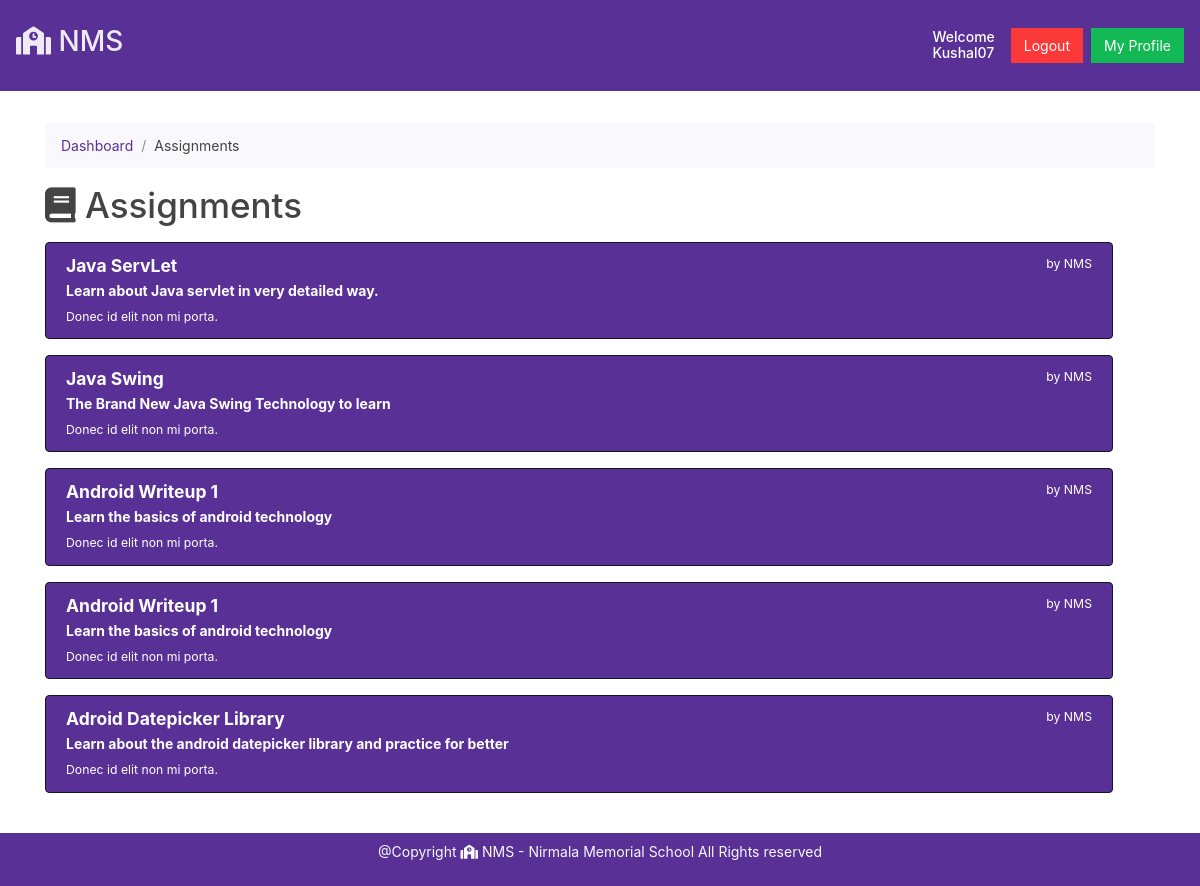
/student/assignments.php (signed in), run on the app's committed database.
### tables this page shows
CREATE TABLE `notes` (
  `notes_id` int(7) NOT NULL,
  `notes_title` varchar(255) NOT NULL,
  `notes_description` varchar(255) NOT NULL,
  `notes_file` varchar(255) NOT NULL,
  `notes_course_id` int(11) NOT NULL
);

### student/assignments.php (the view, shortened to what this page needs)
<!doctype html>
<html lang="en">
<head>
    <link href="https://cdn.jsdelivr.net/npm/bootstrap@5.0.0-beta1/dist/css/bootstrap.min.css" rel="stylesheet">
    <link rel="stylesheet" href="https://bootswatch.com/4/pulse/bootstrap.min.css">
    <link rel="stylesheet" href="https://pro.fontawesome.com/releases/v5.10.0/css/all.css" />
    <link rel="stylesheet" href="https://cdnjs.cloudflare.com/ajax/libs/animate.css/4.1.1/animate.min.css"/>
</head>
<body>
    <?php include "../partials/_dbconnect.php"; ?>
    <?php
    echo '  <nav class="navbar navbar-dark bg-primary">
        <a class="navbar-brand" href="/college-website/index.php">
            <h2><i class="fas fa-school"></i> NMS</h2>
        </a>';
    if (isset($_SESSION['loggedin']) && $_SESSION['loggedin'] == true) {
        echo '<form class="form-inline my-2 my-lg-0" method="get">
            <h6 class = "my-2 mx-2" style="color:white;">Welcome <br>' . $_SESSION['studentusername'] . '</h6>
            <a href = "../partials/_logout.php" class="btn btn-danger ml-2">Logout</a>
            <a href = "profile.php?id=' . $_SESSION['studentid'] . '" class="btn btn-success ml-2">My Profile</a>
          </form>';
    }
    echo '</nav>';
    ?>
    <div class="container py-4 my-2 bodycon animate__animated animate__fadeInUp">
        <div aria-label="breadcrumb">
            <ol class="breadcrumb">
                <li class="breadcrumb-item"><a href="dashboard.php">Dashboard</a></li>
                <li class="breadcrumb-item active" aria-current="page">Assignments</li>
            </ol>
        </div>
        <h1><i class="fas fa-book"></i> Assignments</h1>
        <div class="container row">
            <?php
            if (isset($_SESSION['loggedin']) && $_SESSION['loggedin'] == true) {
                $sql1 = "SELECT * FROM `notes`";
                $result = mysqli_query($conn, $sql1);
                while ($row = mysqli_fetch_assoc($result)) {
                    $notesTilte = $row['notes_title'];
                    $notesDesc = $row['notes_description'];
                    $notesFile = $row['notes_file'];
                    echo '<div class="list-group my-2 listy">
                    <a href="../notes/'.$notesFile.'" class="list-group-item list-group-item-action flex-column align-items-start active bg-primary">
                  <div class="d-flex w-100 justify-content-between">
                    <h5 class="mb-1"><strong>'.$notesTilte.'</strong></h5>
                    <small>by NMS</small>
                  </div>
                  <p class="mb-1">'.$notesDesc.'</p>
                  <small>Donec id elit non mi porta.</small>
                </a>
              </div>';
                }
            } else {
                echo '<h2 class="text-center" style="color:red;">You are not logged in to view the dashboard</h2>
            <h3 class="text-center" style="color:blue;">Please Login...</h3>';
            }
            ?>
        </div>
    </div>
    <?php include "../partials/footer.php" ?>
</body>
</html>

### student/assignments.php (style rules this page uses)
.bodycon { min-height: 80vh; display: flex; flex-direction: column; }
.listy { max-height: 50vh; overflow-y: auto; }

### data on the page
notes: notes_title "Java ServLet", notes_description "Learn about Java servlet in very detailed way."
notes: notes_title "Java Swing", notes_description "The Brand New Java Swing Technology to learn"
notes: notes_title "Android Writeup 1", notes_description "Learn the basics of android technology"
notes: notes_title "Android Writeup 1", notes_description "Learn the basics of android technology"
notes: notes_title "Adroid Datepicker Library", notes_description "Learn about the android datepicker library and practice for better"

### other printed values
$_SESSION['studentusername'] "Kushal07"
